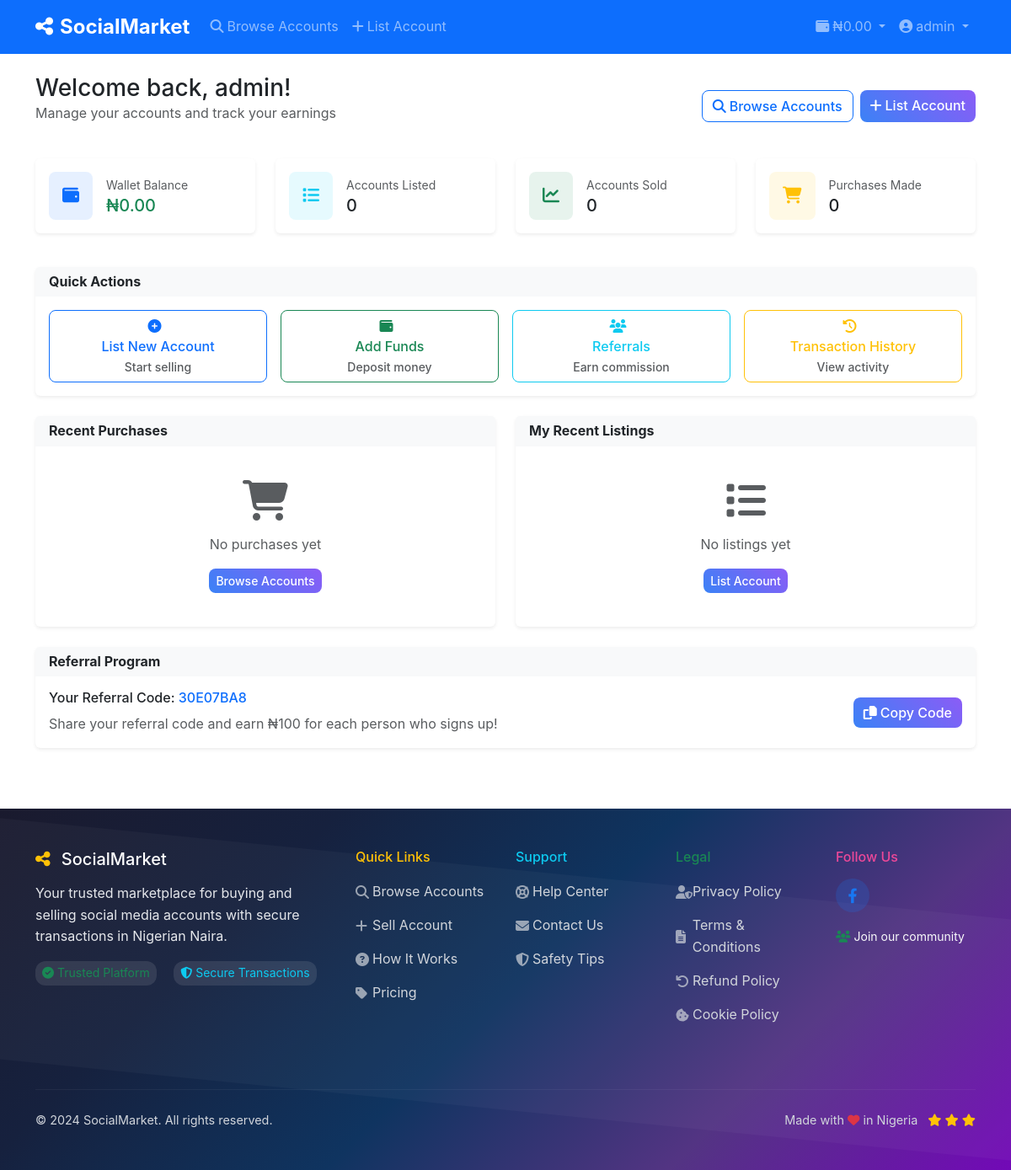
Page /dashboard (signed in) on the earlier database version.
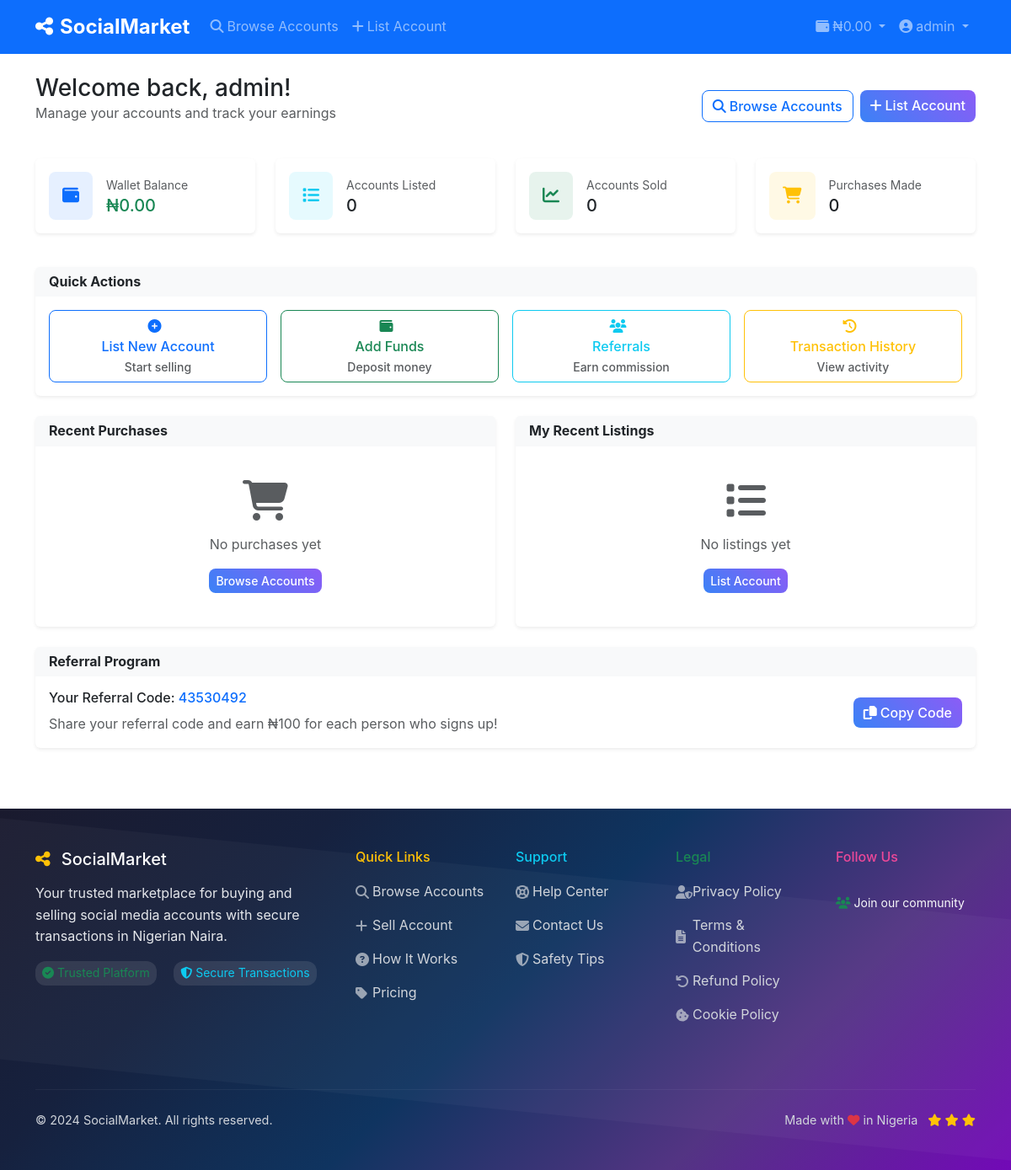
Same page on the later database version.
### models.py (models this page shows, shortened)
class User(UserMixin, db.Model):
    id = db.Column(db.Integer, primary_key=True)
    username = db.Column(db.String(80), unique=True, nullable=False)
    email = db.Column(db.String(120), unique=True, nullable=False)
    password_hash = db.Column(db.String(255), nullable=False)
    role = db.Column(db.String(20), default='user')  # user, admin
    first_name = db.Column(db.String(50))
    last_name = db.Column(db.String(50))
    phone = db.Column(db.String(20))
    profile_pic = db.Column(db.String(255))
    bio = db.Column(db.Text)
    is_verified = db.Column(db.Boolean, default=False)
    is_active = db.Column(db.Boolean, default=True)
    is_banned = db.Column(db.Boolean, default=False)
    wallet_balance = db.Column(db.Numeric(10, 2), default=0.00)
    referral_code = db.Column(db.String(20), unique=True)
    referred_by = db.Column(db.Integer, db.ForeignKey('user.id'))
    referral_earnings = db.Column(db.Numeric(10, 2), default=0.00)
    created_at = db.Column(db.DateTime, default=datetime.utcnow)
    last_login = db.Column(db.DateTime)
    accounts_for_sale = db.relationship('SocialAccount', foreign_keys='SocialAccount.seller_id', backref='seller', lazy=True)
    accounts_reviewed = db.relationship('SocialAccount', foreign_keys='SocialAccount.reviewed_by', backref='reviewer', lazy=True)
    purchases = db.relationship('Purchase', backref='buyer', lazy=True)
    deposits = db.relationship('WalletDeposit', foreign_keys='WalletDeposit.user_id', backref='user', lazy=True)
    processed_deposits = db.relationship('WalletDeposit', foreign_keys='WalletDeposit.processed_by', backref='processor', lazy=True)
    referrals = db.relationship('User', backref=db.backref('referrer', remote_side=[id]))

### app.py (the view)
@app.route('/dashboard')
@login_required
def dashboard():
    user_accounts = SocialAccount.query.filter_by(seller_id=current_user.id).all()
    user_purchases = Purchase.query.filter_by(buyer_id=current_user.id).all()
    user_deposits = WalletDeposit.query.filter_by(user_id=current_user.id).order_by(WalletDeposit.created_at.desc()).limit(5).all()
    total_sales = Purchase.query.join(SocialAccount).filter(
        SocialAccount.seller_id == current_user.id,
        Purchase.status == 'completed'
    ).count()
    user_stats = {
        'accounts_listed': len(user_accounts),
        'accounts_sold': total_sales,
        'purchases_made': len(user_purchases),
        'wallet_balance': current_user.wallet_balance,
        'referral_earnings': current_user.referral_earnings
    }
    recent_purchases = Purchase.query.filter_by(buyer_id=current_user.id).order_by(Purchase.created_at.desc()).limit(5).all()
    recent_listings = SocialAccount.query.filter_by(seller_id=current_user.id).order_by(SocialAccount.created_at.desc()).limit(5).all()
    return render_template('dashboard/index.html',
                         user_stats=user_stats,
                         recent_purchases=recent_purchases,
                         recent_listings=recent_listings)

### app.py (called while the page is built)
@login_manager.user_loader
def load_user(user_id):
    return User.query.get(int(user_id))

@app.context_processor
def inject_settings():
    settings = Settings.query.first()
    return dict(settings=settings)

### templates/dashboard/index.html (shortened to what the changed rows need)
{% extends "base.html" %}
{% block content %}
<div class="container py-4">
    <div class="row mb-4">
        <div class="col-12">
            <div class="d-flex justify-content-between align-items-center">
                <div>
                    <h1 class="h3 mb-0">Welcome back, {{ current_user.username }}!</h1>
                    <p class="text-muted">Manage your accounts and track your earnings</p>
                </div>
            </div>
        </div>
    </div>
    <div class="row mb-4">
        <div class="col-lg-3 col-md-6 mb-3">
            <div class="card border-0 shadow-sm">
                <div class="card-body">
                    <div class="d-flex align-items-center">
                        <div class="flex-grow-1 ms-3">
                            <div class="text-muted small">Wallet Balance</div>
                            <div class="h5 mb-0 text-success">₦{{ "%.2f"|format(user_stats.wallet_balance) }}</div>
                        </div>
                    </div>
                </div>
            </div>
        </div>
    </div>
    <div class="row">
        <div class="col-12">
            <div class="card border-0 shadow-sm">
                <div class="card-body">
                    <div class="row align-items-center">
                        <div class="col-md-8">
                            <h6>Your Referral Code: <span class="text-primary">{{ current_user.referral_code }}</span></h6>
                        </div>
                    </div>
                </div>
            </div>
        </div>
    </div>
</div>
{% endblock %}

### templates/base.html (shortened to what the changed rows need)
<!DOCTYPE html>
<html lang="en">
<head>
    <link href="https://cdn.jsdelivr.net/npm/bootstrap@5.3.0/dist/css/bootstrap.min.css" rel="stylesheet">
    <link href="https://cdnjs.cloudflare.com/ajax/libs/font-awesome/6.4.0/css/all.min.css" rel="stylesheet">
    <link href="{{ url_for('static', filename='css/style.css') }}" rel="stylesheet">
</head>
<body>
    <nav class="navbar navbar-expand-lg navbar-dark bg-primary sticky-top">
        <div class="container">
            <div class="collapse navbar-collapse" id="navbarNav">
                <ul class="navbar-nav">
                    {% if current_user.is_authenticated %}
                    <li class="nav-item dropdown">
                        <a class="nav-link dropdown-toggle" href="#" role="button" data-bs-toggle="dropdown">
                            <i class="fas fa-wallet me-1"></i>₦{{ "%.2f"|format(current_user.wallet_balance) }}
                        </a>
                    </li>
                    <li class="nav-item dropdown">
                        <a class="nav-link dropdown-toggle" href="#" role="button" data-bs-toggle="dropdown">
                            <i class="fas fa-user-circle me-1"></i>{{ current_user.username }}
                        </a>
                    </li>
                    {% endif %}
                </ul>
            </div>
        </div>
    </nav>
    <main>
        {% block content %}{% endblock %}
    </main>
    <footer class="footer-colorful text-light py-5 mt-5">
        <div class="container">
            <div class="row">
                <div class="col-lg-2 mb-4">
                    <div class="social-links">
                        {% if settings and settings.facebook_url %}
                        <a href="{{ settings.facebook_url }}" class="social-link facebook" target="_blank">
                            <i class="fab fa-facebook-f"></i>
                        </a>
                        {% endif %}
                    </div>
                </div>
            </div>
        </div>
    </footer>
</body>
</html>

Differences in the rows shown:
changed User "admin": referral_code "30E07BA8" → "43530492"
changed Settings "SocialMarket": facebook_url "http://facebook.com/ola" → empty (drawn)
